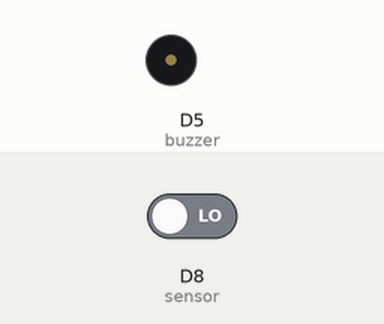
A sketch run on a simulated ESP8266 (NodeMCU). Parts: buzzer (waves = sounding). The inputs (shaded band) are chosen by the test bench; at power-on: D8 (sensor) LOW. WiFi joins after 1.5 s; servers stay silent unless stated; what the sketch prints to the serial monitor is not drawn.

Above: at 2.7 s.
2.8 s: D8 (sensor) driven HIGH
At 5.7 s:
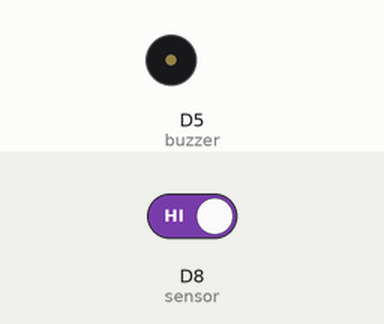
5.8 s: D8 (sensor) driven LOW
At 6.7 s:
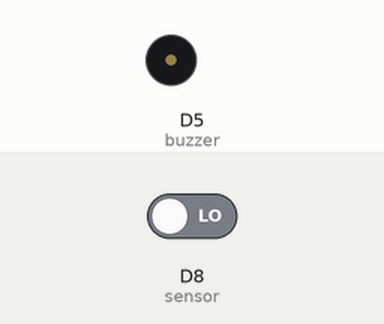
Timing chart, 0 to 8.8 s (numbered marks = the images above; inputs shaded):
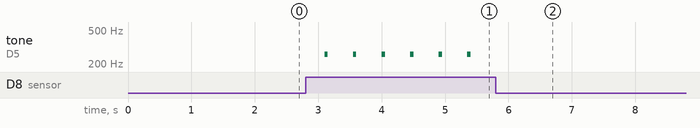

Measured:
- after the input at 2.8 s, tone on D5 (buzzer): alternates 261 Hz for 0.05 s and silent for 0.40 s, starting after 0.30 s
- after the input at 5.8 s, tone on D5 (buzzer): stops changing and stays silent

The sketch:

firebase_PIR.ino
```cpp
#include "FirebaseESP8266.h" // 반드시 파이어베이스 라이브러리를 먼저 추가해야 합니다.
#include <ESP8266WiFi.h>

#define FIREBASE_HOST "teamplay1-bf560-default-rtdb.firebaseio.com"
#define FIREBASE_AUTH "M5rOAk2s7m1Qrcy2LL8zWqvuBKWjNUe0VZLddRrf"
#define WIFI_SSID "Oasis" // 연결 가능한 wifi의 ssid
#define WIFI_PASSWORD "54188797a" // wifi 비밀번호

#define pinSW1  D2
#define pinSW2  D3
#define pinLED1 D4
#define pinLED2 D7
#define pinCDS  A0
#define sensor  D8
#define buzzer  D5
int val = 0;

FirebaseData firebaseData;
FirebaseJson json;

void printResult(FirebaseData &data);
void setup() // wifi 접속 과정.
{
  Serial.begin(9600);

  pinMode(sensor, INPUT);
  pinMode(buzzer, OUTPUT);

  WiFi.begin(WIFI_SSID, WIFI_PASSWORD);
  Serial.println();
  Serial.print("Connecting to WiFi");
  while (WiFi.status() != WL_CONNECTED)
  {
    Serial.print(".");
    delay(500);
  }
  Serial.println();
  Serial.print("Connected with IP: ");
  Serial.println(WiFi.localIP());
  Serial.println();


  Firebase.begin(FIREBASE_HOST, FIREBASE_AUTH);
  Firebase.reconnectWiFi(true);

  firebaseData.setBSSLBufferSize(1024, 1024);
  firebaseData.setResponseSize(1024);
  Firebase.setReadTimeout(firebaseData, 1000 * 60);
  Firebase.setwriteSizeLimit(firebaseData, "tiny");
}

void loop()
{
  val = digitalRead(sensor);
  if (val == HIGH) {
    Serial.println("Hi");
    tone(buzzer, 261.6);
    delay(50);
    noTone(buzzer);
    delay(50);
  }
  else{
    Serial.println("Bye");
    delay(50);
  }

  Firebase.setBool(firebaseData, "IR_sensor/Sensor", digitalRead(sensor));
  digitalWrite(buzzer,firebaseData.boolData());

  delay(200);
}
```
